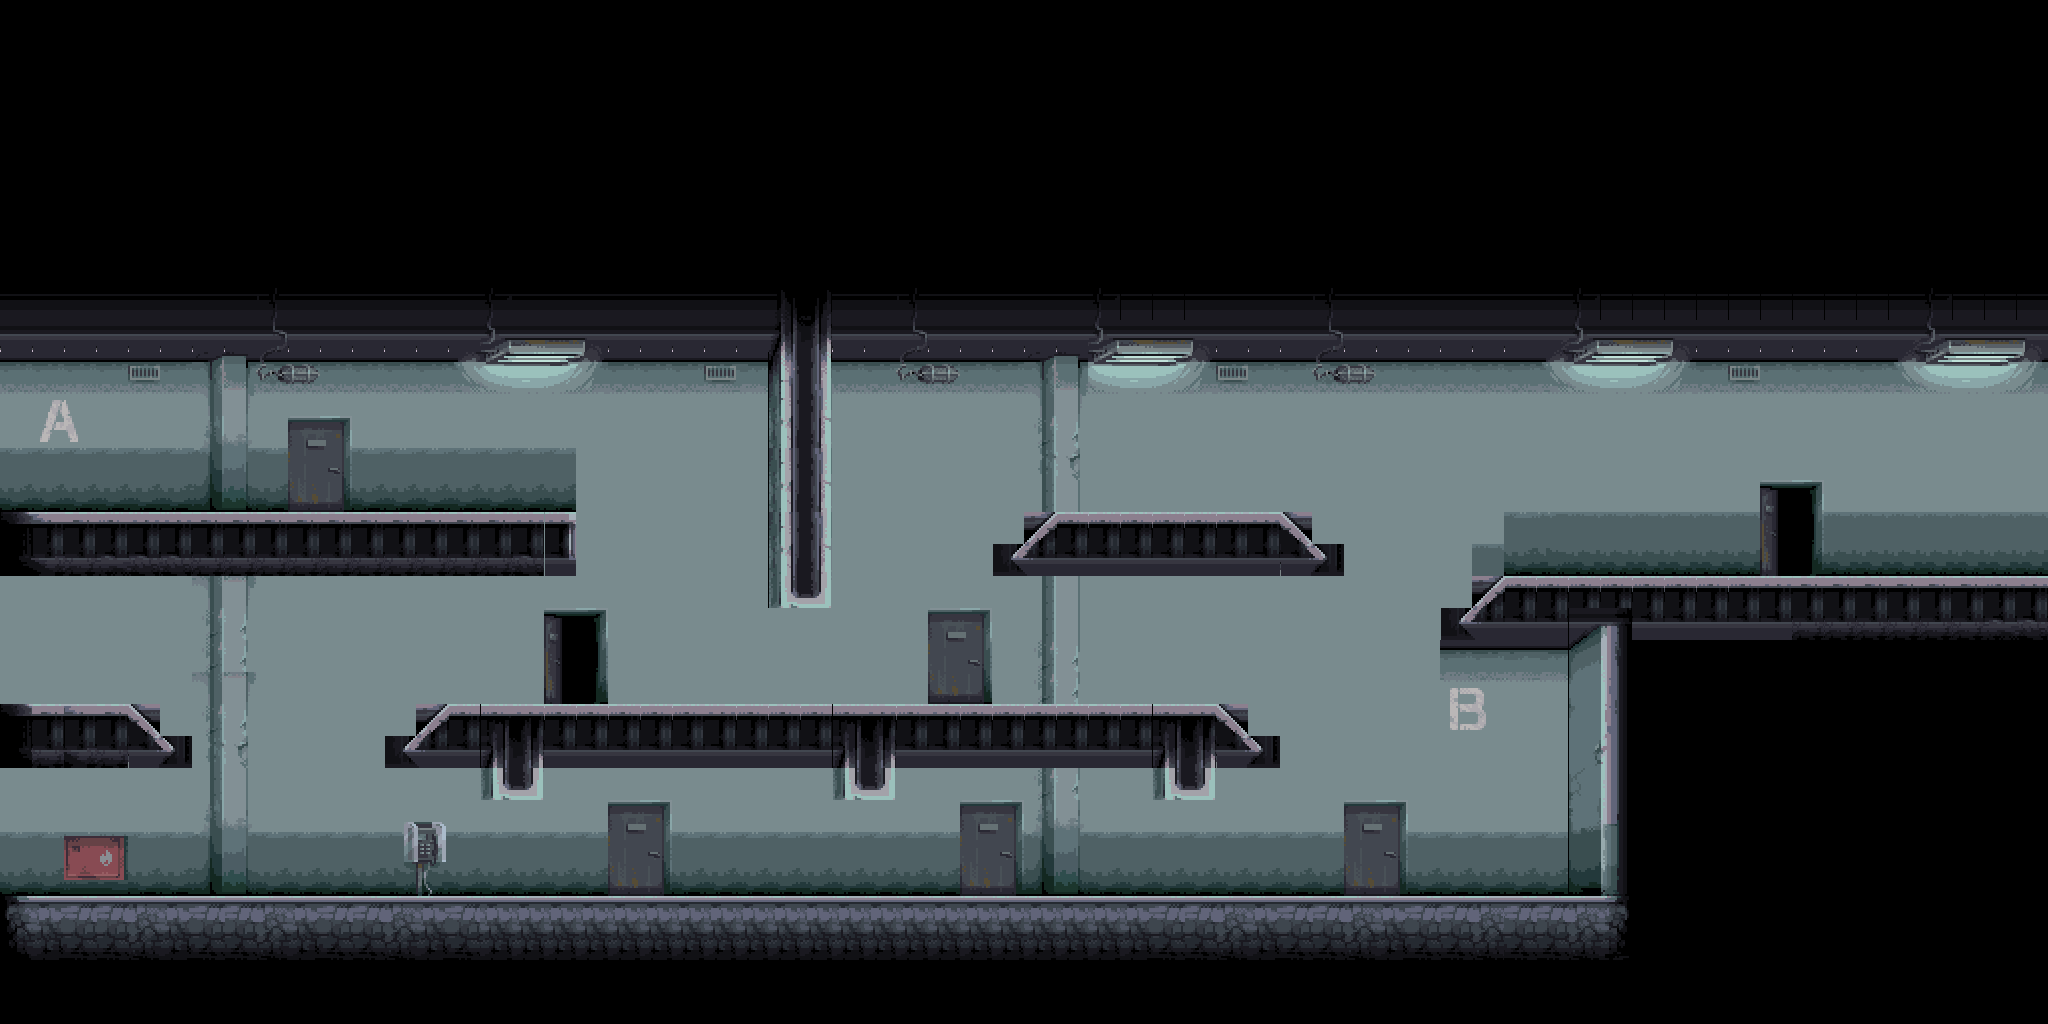

A level layout from a 2D game, rendered from its tile map. Below: a short description, then the map file with tile-grid data replaced by summaries:
An orthogonal 64x32 tile map with 32x32 px tiles, 2 tile layers (Background, Foreground), 2 tilesets.

<map version="1.10" tiledversion="1.11.2" orientation="orthogonal" renderorder="right-down" width="64" height="32" tilewidth="32" tileheight="32" infinite="0" nextlayerid="3" nextobjectid="1">
 <tileset firstgid="1" source="bg_prison_foreground_0.tsx" />
 <tileset firstgid="757" source="bg_prison_background_0.tsx" />
 <layer id="1" name="Background" width="64" height="32">
  <data>[2048 cells, 1806 non-empty, 79 distinct tile ids]</data>
 </layer>
 <layer id="2" name="Foreground" width="64" height="32">
  <data>[2048 cells, 427 non-empty, 80 distinct tile ids]</data>
 </layer>
</map>
